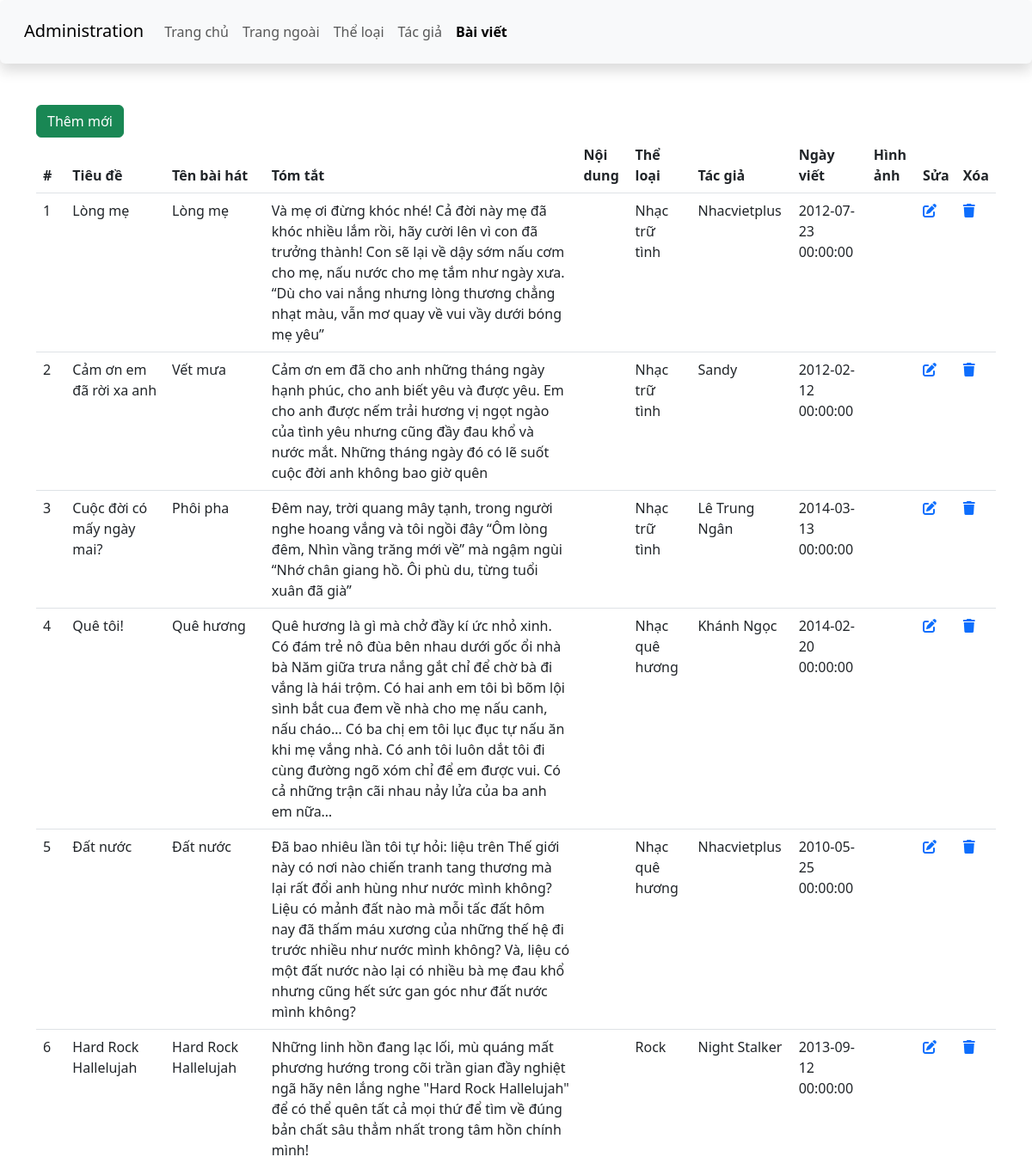
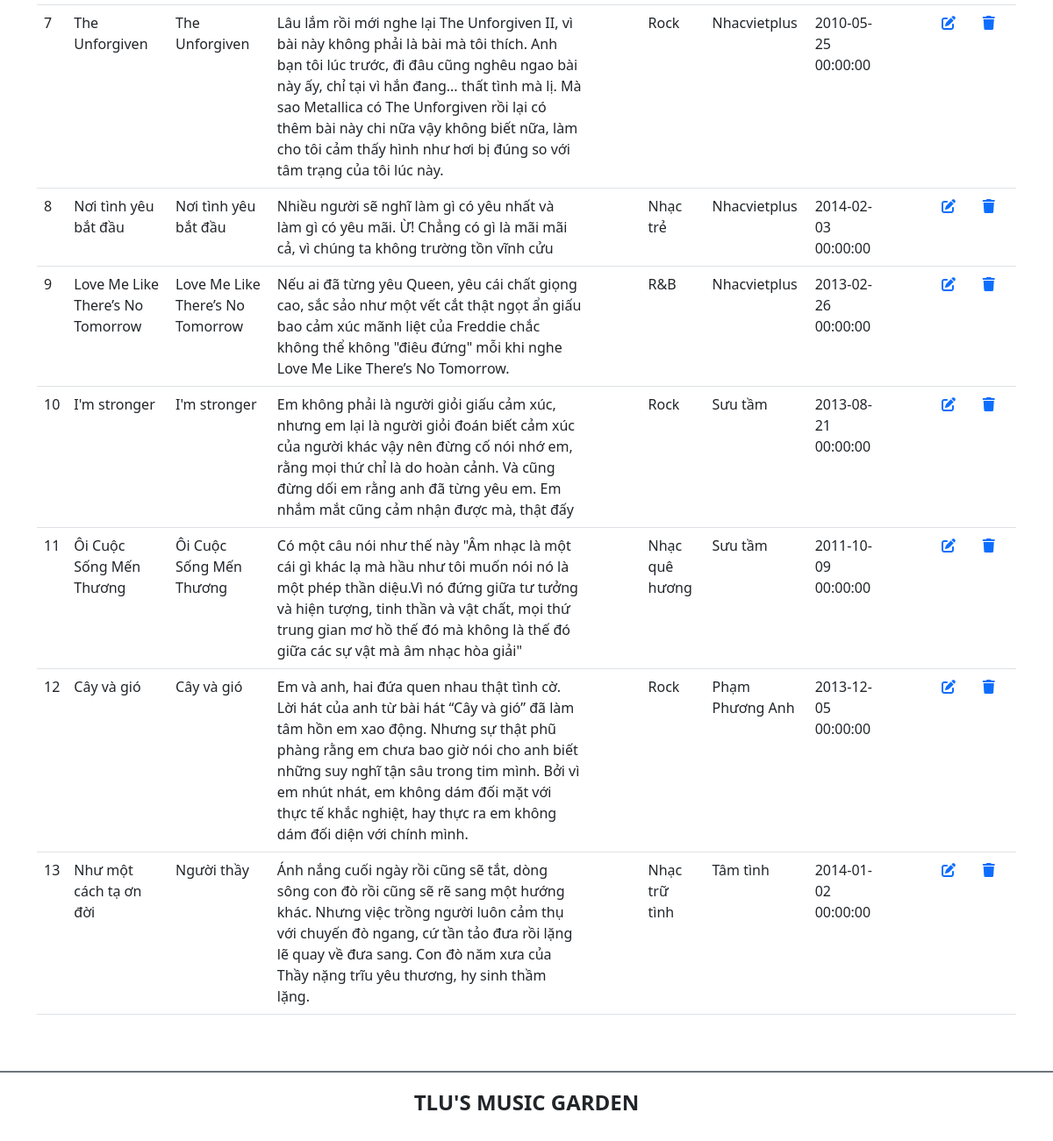
Page /btth01/admin/article.php on the earlier database version (2 pictures, top to bottom).
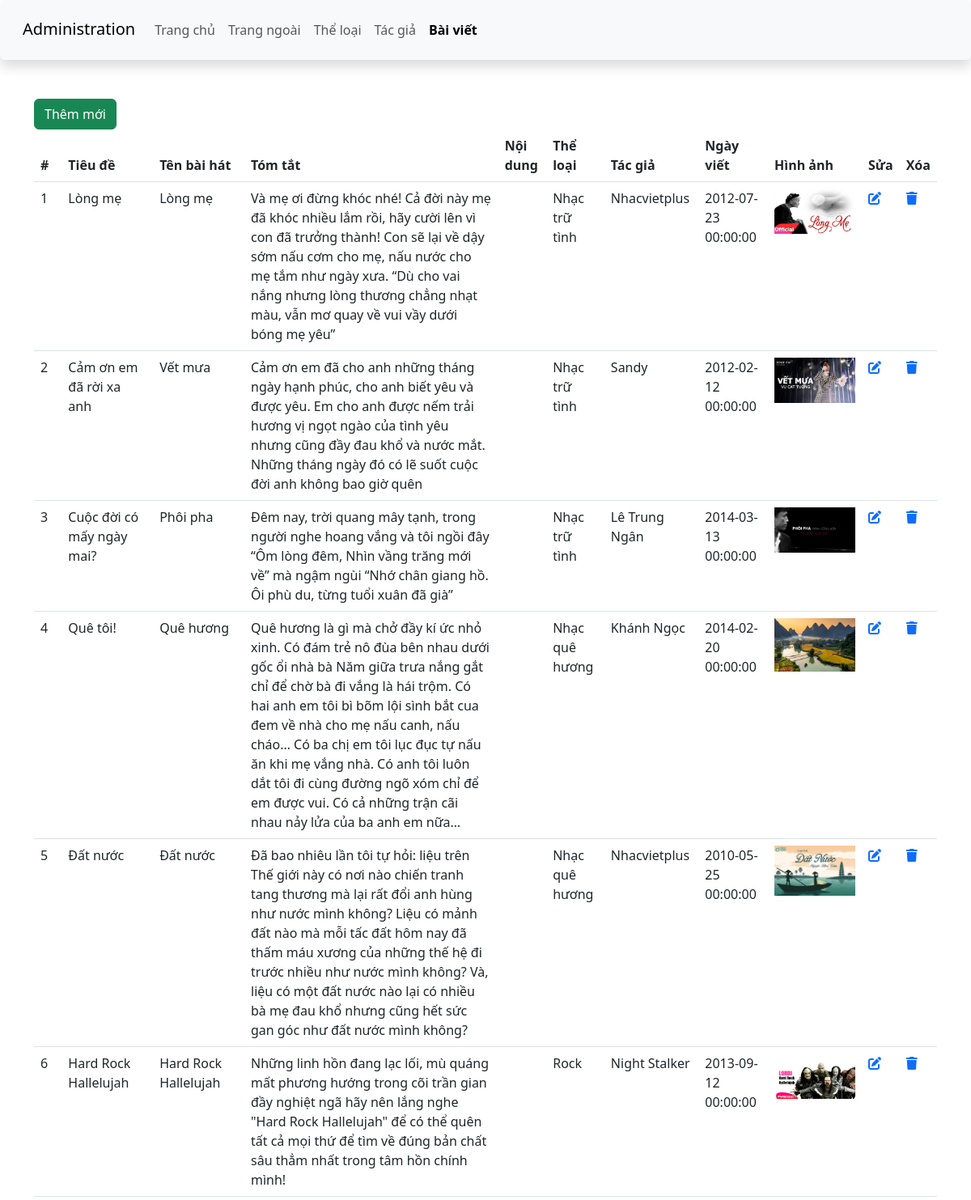
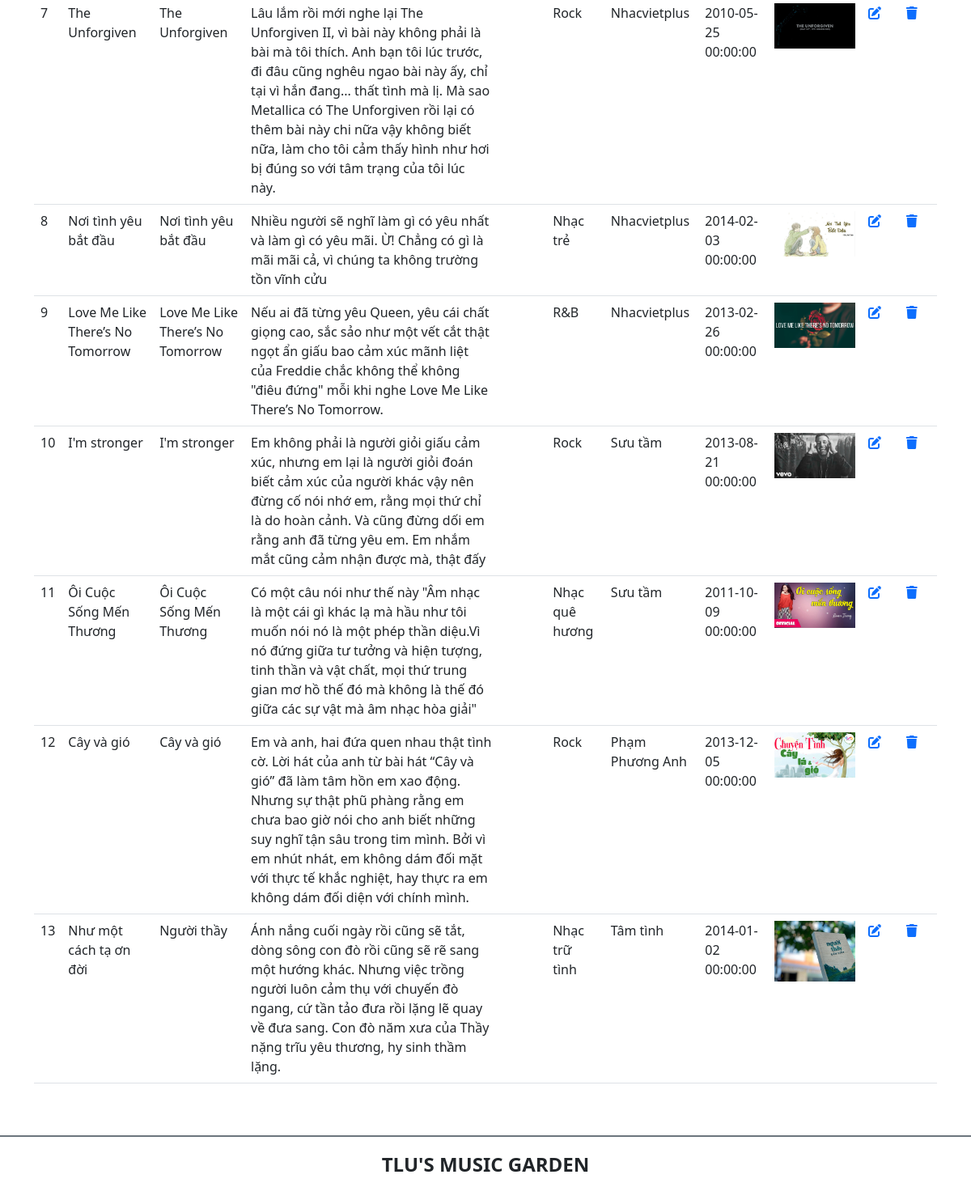
Same page on the later database version (2 pictures, top to bottom).
### tables this page shows
CREATE TABLE `baiviet` (
  `ma_bviet` int(10) UNSIGNED NOT NULL,
  `tieude` varchar(200) NOT NULL,
  `ten_bhat` varchar(100) NOT NULL,
  `ma_tloai` int(10) UNSIGNED NOT NULL,
  `tomtat` text NOT NULL,
  `noidung` text DEFAULT NULL,
  `ma_tgia` int(10) UNSIGNED NOT NULL,
  `ngayviet` datetime NOT NULL DEFAULT current_timestamp(),
  `hinhanh` varchar(200) DEFAULT NULL
);

CREATE TABLE `theloai` (
  `ma_tloai` int(10) UNSIGNED NOT NULL,
  `ten_tloai` varchar(50) NOT NULL,
  `SLBaiViet` int(11) DEFAULT 0
);

CREATE TABLE `tacgia` (
  `ma_tgia` int(10) UNSIGNED NOT NULL,
  `ten_tgia` varchar(100) NOT NULL,
  `hinh_tgia` varchar(100) DEFAULT NULL
);

### btth01/admin/article.php (the view, shortened to what this page needs)
<!DOCTYPE html>
<html lang="en">
<head>
    <link href="https://cdn.jsdelivr.net/npm/bootstrap@5.3.0-alpha1/dist/css/bootstrap.min.css" rel="stylesheet">
    <link rel="stylesheet" href="https://cdnjs.cloudflare.com/ajax/libs/font-awesome/6.3.0/css/all.min.css" />
    <link rel="stylesheet" href="css/style_login.css">
</head>
<body>
    <?php
    include '../connection.php';
    $sql = "SELECT baiviet.ma_bviet, baiviet.tieude, baiviet.ten_bhat, baiviet.tomtat, baiviet.noidung, theloai.ten_tloai, tacgia.ten_tgia, baiviet.ngayviet, baiviet.hinhanh
            FROM baiviet
            JOIN theloai ON baiviet.ma_tloai = theloai.ma_tloai
            JOIN tacgia ON baiviet.ma_tgia = tacgia.ma_tgia
            ORDER BY ma_bviet";
    $result = $conn->query($sql);
    ?>
    <header>
        <nav class="navbar navbar-expand-lg bg-body-tertiary shadow p-3 bg-white rounded">
            <div class="container-fluid">
                <div class="h3">
                    <a class="navbar-brand" href="#">Administration</a>
                </div>
                <div class="collapse navbar-collapse" id="navbarSupportedContent">
                <ul class="navbar-nav me-auto mb-2 mb-lg-0">
                    <li class="nav-item">
                        <a class="nav-link" aria-current="page" href="./">Trang chủ</a>
                    </li>
                    <li class="nav-item">
                        <a class="nav-link" href="../index.php">Trang ngoài</a>
                    </li>
                    <li class="nav-item">
                        <a class="nav-link " href="category.php">Thể loại</a>
                    </li>
                    <li class="nav-item">
                        <a class="nav-link" href="author.php">Tác giả</a>
                    </li>
                    <li class="nav-item">
                        <a class="nav-link active fw-bold" href="article.php">Bài viết</a>
                    </li>
                </ul>
                </div>
            </div>
        </nav>
    </header>
    <main class="container mt-5 mb-5">
        <div class="row">
            <div class="col-sm">
                <a href="add_article.php" class="btn btn-success">Thêm mới</a>
                <table class="table">
                    <thead>
                        <tr>
                            <th scope="col">#</th>
                            <th scope="col">Tiêu đề</th>
                            <th scope="col">Tên bài hát</th>
                            <th scope="col">Tóm tắt</th>
                            <th scope="col">Nội dung</th>
                            <th scope="col">Thể loại</th>
                            <th scope="col">Tác giả</th>
                            <th scope="col">Ngày viết</th>
                            <th scope="col">Hình ảnh</th>
                            <th>Sửa</th>
                            <th>Xóa</th>
                        </tr>
                    </thead>
                    <tbody>
                        <?php
                        if ($result->num_rows > 0) {
                            while($row = $result->fetch_assoc()) {
                                echo "<tr>";
                                echo "<td>" . $row['ma_bviet'] . "</td>";
                                echo "<td>" . $row['tieude'] . "</td>";
                                echo "<td>" . $row['ten_bhat'] . "</td>";
                                echo "<td>" . $row['tomtat'] . "</td>";
                                echo "<td>" . $row['noidung'] . "</td>";
                                echo "<td>" . $row['ten_tloai'] . "</td>";
                                echo "<td>" . $row['ten_tgia'] . "</td>";
                                echo "<td>" . $row['ngayviet'] . "</td>";
                                if (!empty($row['hinhanh'])) {
                                    echo "<td><img src='uploads/{$row['hinhanh']}' alt='Image' width='100'></td>";
                                } else {
                                    echo "<td>". $row["hinhanh"] . "</td>";
                                }
                                echo '<td><a href="edit_article.php?id=' . $row['ma_bviet'] . '"><i class="fa-solid fa-pen-to-square"></i></a></td>';
                                echo '<td><a href="article.php?delete='. $row['ma_bviet'] . '"><i class="fa-solid fa-trash"></i></a></td>';
                                echo "</tr>";
                            }
                        } else {
                            echo "<tr><td colspan='5'>Không có bài viết nào</td></tr>";
                        }
                        ?>
                    </tbody>
                </table>
            </div>
        </div>
    </main>
    <footer class="bg-white d-flex justify-content-center align-items-center border-top border-secondary  border-2" style="height:80px">
        <h4 class="text-center text-uppercase fw-bold">TLU's music garden</h4>
    </footer>
</body>
</html>

Differences in the rows shown:
changed baiviet "Lòng mẹ": hinhanh empty → "images/songs/longme.jpg" (drawn); hinhanh: picture added
changed baiviet "Cảm ơn em đã rời xa anh": hinhanh empty → "images/songs/vetmua.jpg" (drawn); hinhanh: picture added
changed baiviet "Cuộc đời có mấy ngày mai?": hinhanh empty → "images/songs/phoipha.jpg" (drawn); hinhanh: picture added
changed baiviet "Quê tôi!": hinhanh: picture added
changed baiviet "Đất nước": hinhanh empty → "images/songs/datnuoc.jpg" (drawn); hinhanh: picture added
changed baiviet "Hard Rock Hallelujah": hinhanh: picture added
changed baiviet "The Unforgiven": hinhanh: picture added
changed baiviet "Nơi tình yêu bắt đầu": hinhanh: picture added
changed baiviet "Love Me Like There’s No Tomorrow": hinhanh empty → "images/songs/loveme.jpg" (drawn); hinhanh: picture added
changed baiviet "I'm stronger": hinhanh: picture added
changed baiviet "Ôi Cuộc Sống Mến Thương": hinhanh empty → "images/songs/csmt.jpg" (drawn); hinhanh: picture added
changed baiviet "Cây và gió": hinhanh: picture added
changed baiviet "Như một cách tạ ơn đời": hinhanh: picture added
